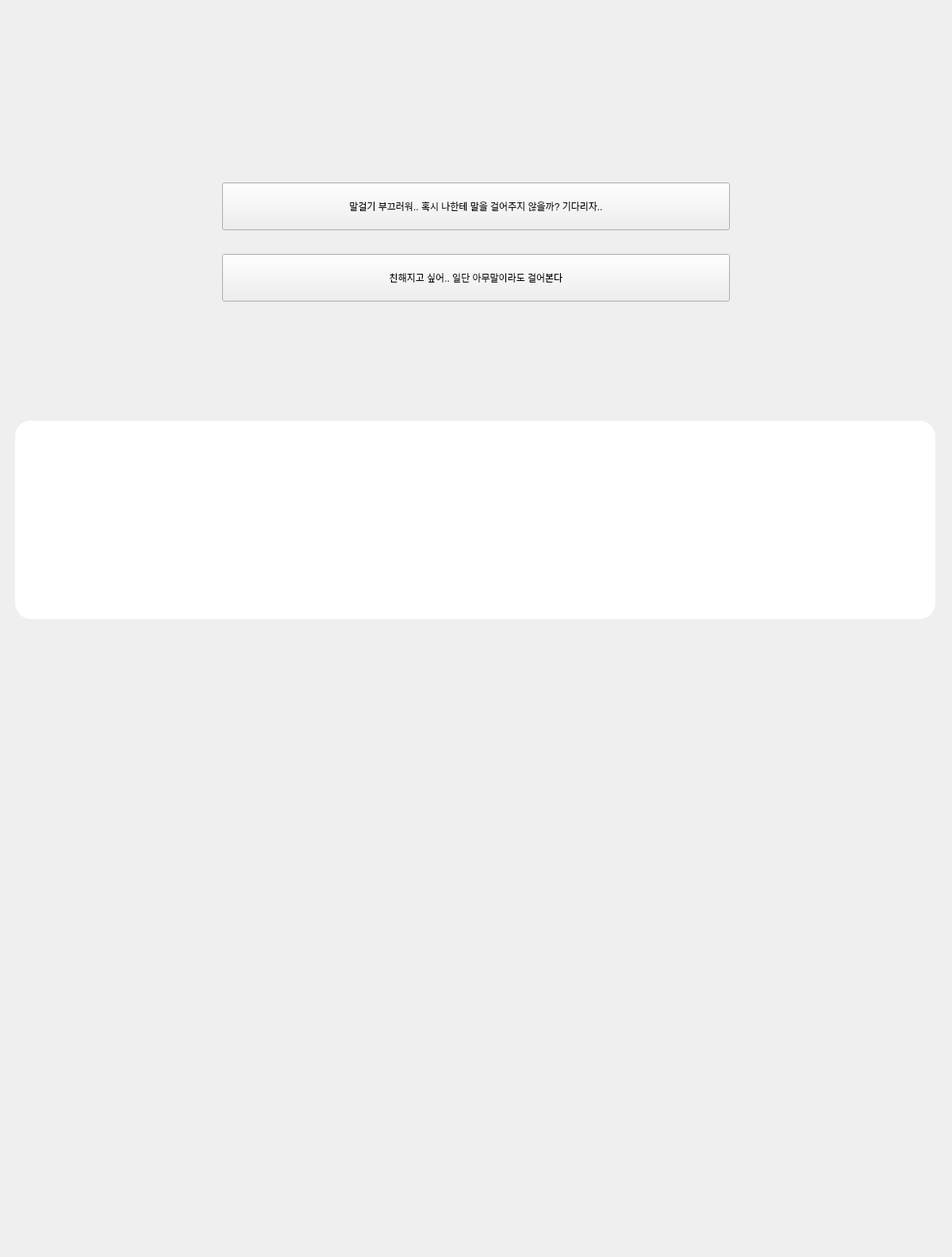
<?xml version="1.0" encoding="UTF-8"?>
<ui version="4.0">
 <class>MainWindow</class>
 <widget class="QMainWindow" name="MainWindow">
  <property name="geometry">
   <rect>
    <x>0</x>
    <y>0</y>
    <width>1200</width>
    <height>1584</height>
   </rect>
  </property>
  <property name="windowTitle">
   <string>sin2</string>
  </property>
  <widget class="QWidget" name="centralwidget">
   <widget class="QLabel" name="label">
    <property name="geometry">
     <rect>
      <x>0</x>
      <y>0</y>
      <width>1200</width>
      <height>800</height>
     </rect>
    </property>
    <property name="text">
     <string/>
    </property>
    <property name="pixmap">
     <pixmap>강당이미지.png</pixmap>
    </property>
    <property name="scaledContents">
     <bool>true</bool>
    </property>
   </widget>
   <widget class="QPushButton" name="pushButton">
    <property name="geometry">
     <rect>
      <x>280</x>
      <y>320</y>
      <width>640</width>
      <height>60</height>
     </rect>
    </property>
    <property name="text">
     <string>친해지고 싶어.. 일단 아무말이라도 걸어본다</string>
    </property>
   </widget>
   <widget class="QPlainTextEdit" name="plainTextEdit">
    <property name="geometry">
     <rect>
      <x>19</x>
      <y>530</y>
      <width>1160</width>
      <height>250</height>
     </rect>
    </property>
    <property name="autoFillBackground">
     <bool>false</bool>
    </property>
    <property name="styleSheet">
     <string notr="true">border-radius:20px;
background-color:rgb(255, 255, 255)</string>
    </property>
    <property name="plainText">
     <string/>
    </property>
   </widget>
   <widget class="QPushButton" name="pushButton_2">
    <property name="geometry">
     <rect>
      <x>280</x>
      <y>230</y>
      <width>640</width>
      <height>60</height>
     </rect>
    </property>
    <property name="text">
     <string>말걸기 부끄러워.. 혹시 나한테 말을 걸어주지 않을까? 기다리자..</string>
    </property>
   </widget>
  </widget>
 </widget>
 <resources/>
 <connections/>
</ui>
